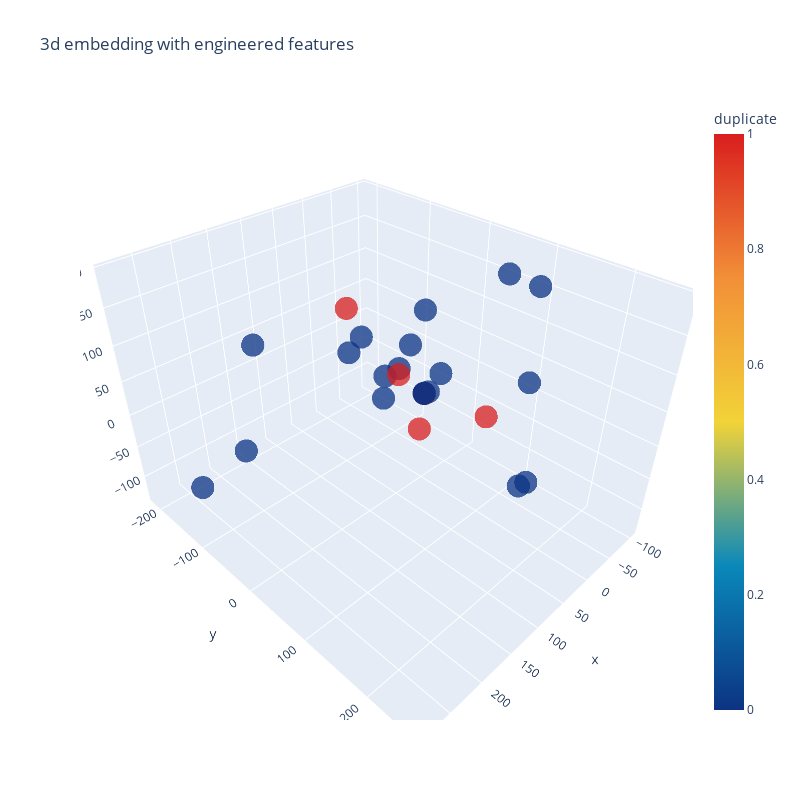

The cell this chart's notebook holds for it:
### Code cell
trace1 = go.Scatter3d(
    x=tsne[:,0],
    y=tsne[:,1],
    z=tsne[:,2],
    mode='markers',
    marker=dict(
        sizemode='diameter',
        color = y,
        colorscale = 'Portland',
        colorbar = dict(title = 'duplicate'),
        line=dict(color='rgb(255, 255, 255)'),
        opacity=0.75
    )
)

data=[trace1]
layout=dict(height=800, width=800, title='3d embedding with engineered features')
fig=dict(data=data, layout=layout)
py.iplot(fig, filename='3DBubble')

### Figure 1 — Plotly figure (JSON) as saved in the notebook; plotly's stock layout.template omitted (floating-point values rounded to 4 significant figures; data arrays with more than 128 entries replaced by an {"elided": "..."} marker saying what was removed)
{"data": [{"marker": {"color": {"elided": "3000 int values"}, "colorbar": {"title": {"text": "duplicate"}}, "colorscale": [[0, "rgb(12,51,131)"], [0.25, "rgb(10,136,186)"], [0.5, "rgb(242,211,56)"], [0.75, "rgb(242,143,56)"], [1, "rgb(217,30,30)"]], "line": {"color": "rgb(255, 255, 255)"}, "opacity": 0.75, "sizemode": "diameter"}, "mode": "markers", "type": "scatter3d", "x": {"elided": "2500 float values"}, "y": {"elided": "2500 float values"}, "z": {"elided": "2500 float values"}}], "layout": {"height": 800, "title": {"text": "3d embedding with engineered features"}, "width": 800, "scene": {"aspectratio": {"x": 0.9913, "y": 1.207, "z": 0.8359}, "aspectmode": "auto"}}}
